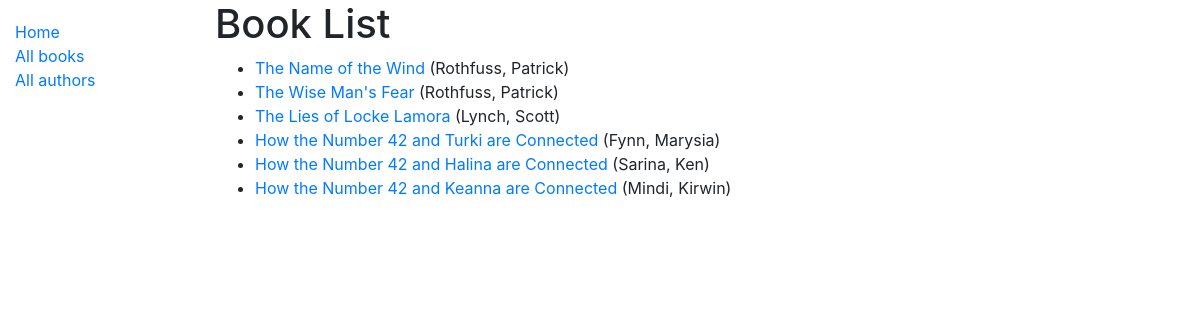
/catalog/books/, run on the app's committed database.
### catalog/models.py (models this page shows, shortened)
class Book(models.Model):
    title = models.CharField(max_length=200)
    author = models.ForeignKey('Author', on_delete=models.SET_NULL, null=True)
    summary = models.TextField(max_length=1000, help_text='Enter a brief description of the book')
    isbn = models.CharField('ISBN', max_length=13, help_text='13 Character <a href="https://www.isbn-international.org/content/what-isbn">ISBN number</a>')
    genre = models.ManyToManyField(Genre, help_text='Select a genre for this book')
    def get_absolute_url(self):
        return reverse('book-detail', args=[str(self.id)])

class Author(models.Model):
    first_name = models.CharField(max_length=100)
    last_name = models.CharField(max_length=100)
    date_of_birth = models.DateField(null=True, blank=True)
    date_of_death = models.DateField('Died', null=True, blank=True)
    class Meta:
        ordering = ['last_name', 'first_name']
    def __str__(self):
        return f'{self.last_name}, {self.first_name}'

### catalog/views.py (the view)
# urls.py: path('books/', views.BookListView.as_view(), name='books'),
class BookListView(generic.ListView):
    model = Book
    paginate_by = 10

### catalog/templates/catalog/book_list.html
{% extends "base_generic.html" %}
{% block content %}
  <h1>Book List</h1>
  {% if book_list %}
  <ul>
    {% for book in book_list %}
      <li>
        <a href="{{ book.get_absolute_url }}">{{ book.title }}</a> ({{book.author}})
      </li>
    {% endfor %}
  </ul>
  {% else %}
    <p>There are no books in the library.</p>
  {% endif %}
{% endblock %}

### data on the page
Book: title "The Name of the Wind", author "Rothfuss, Patrick"
Book: title "The Wise Man's Fear", author "Rothfuss, Patrick"
Book: title "The Lies of Locke Lamora", author "Lynch, Scott"
Book: title "How the Number 42 and Turki are Connected", author "Fynn, Marysia"
Book: title "How the Number 42 and Halina are Connected", author "Sarina, Ken"
Book: title "How the Number 42 and Keanna are Connected", author "Mindi, Kirwin"
